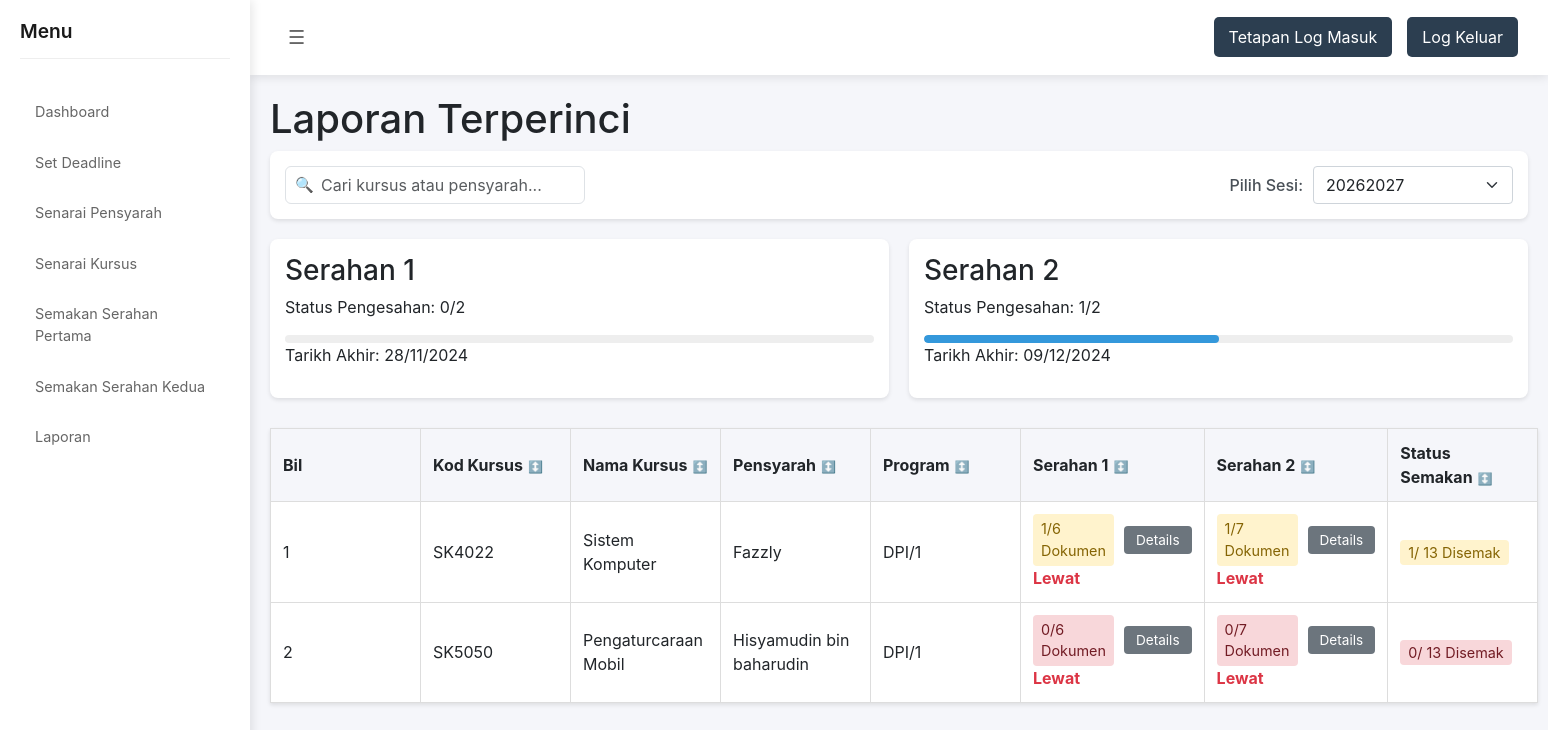
The app's page /laporan.php with its own data.
### tables this page shows
CREATE TABLE `kursus` (
  `id` int(11) NOT NULL,
  `pensyarah_id` int(11) DEFAULT NULL,
  `semester` int(11) DEFAULT NULL,
  `sesi` int(11) DEFAULT NULL,
  `kod_kursus` varchar(50) NOT NULL,
  `nama_kursus` varchar(255) NOT NULL,
  `program` varchar(255) DEFAULT NULL
);

CREATE TABLE `pensyarah` (
  `id` int(11) NOT NULL,
  `id_users` int(11) NOT NULL,
  `nama_pensyarah` varchar(255) NOT NULL,
  `ketua_jabatan` enum('yes','no') DEFAULT NULL,
  `jabatan` varchar(255) DEFAULT NULL,
  `fakulti` varchar(255) DEFAULT NULL
);

### laporan.php (the view, shortened to what this page needs)
<?php
include('database.php');
include('sidebar.php');
$sesi_query = "SELECT sesi_id FROM sesi ORDER BY sesi_id DESC";
$sesi_result = $conn->query($sesi_query);
$selected_sesi = isset($_GET['sesi']) ? $_GET['sesi'] : null;
if (!$selected_sesi) {
    $current_sesi_query = "SELECT sesi_id FROM sesi ORDER BY sesi_id DESC LIMIT 1";
    $selected_sesi = $conn->query($current_sesi_query)->fetch_assoc()['sesi_id'];
}
function getSubmissionStatus($conn, $kursus_id, $serahan_no) {
    $query = "SELECT COUNT(*) as total,
              SUM(CASE WHEN path_dokumen != '' THEN 1 ELSE 0 END) as submitted,
              SUM(CASE WHEN status = 'Checked' THEN 1 ELSE 0 END) as checked
              FROM dokumen
              WHERE kursus_id = $kursus_id AND serahan_no = $serahan_no";
    return $conn->query($query)->fetch_assoc();
}
$kursus_query = "
    SELECT
        k.id,
        k.kod_kursus,
        k.nama_kursus,
        k.program,
        k.semester,
        p.nama_pensyarah,
        COALESCE(pk1.Status_pengesahan, 'belum disahkan') as status_serahan1,
        COALESCE(pk2.Status_pengesahan, 'belum disahkan') as status_serahan2
    FROM kursus k
    LEFT JOIN pensyarah p ON k.pensyarah_id = p.id
    LEFT JOIN pengesahan_kursus pk1 ON k.id = pk1.kursus_id AND pk1.no_serahan = 1
    LEFT JOIN pengesahan_kursus pk2 ON k.id = pk2.kursus_id AND pk2.no_serahan = 2
    WHERE k.sesi = '$selected_sesi'
    ORDER BY k.kod_kursus";
$kursus_result = $conn->query($kursus_query);
$deadline_query = "SELECT * FROM deadlines ORDER BY serahan_no";
$deadline_result = $conn->query($deadline_query);
$deadlines = [];
while($row = $deadline_result->fetch_assoc()) {
    $deadlines[$row['serahan_no']] = $row['deadline_date'];
}
function getProgramAcronym($program) {
    $words = explode(' ', $program);
    $acronym = '';
    foreach ($words as $word) {
        if (!in_array(strtolower($word), ['dan', 'in', 'and', 'of'])) {
            $acronym .= strtoupper(substr($word, 0, 1));
        }
    }
    return $acronym;
}
?>
<!DOCTYPE html>
<html>
<head>
</head>
<body>
    <div class="report-container">
        <h1>Laporan Terperinci</h1>
        <div class="sesi-selector">
            <div class="search-container">
                <input type="text"
                       id="searchInput"
                       class="form-control"
                       placeholder="Cari kursus atau pensyarah..."
                       autocomplete="off">
            </div>
            <form method="GET" action="" class="sesi-form">
                <label for="sesi">Pilih Sesi:</label>
                <select name="sesi"
                        id="sesi"
                        class="form-select"
                        onchange="this.form.submit()">
                    <?php while($sesi = $sesi_result->fetch_assoc()): ?>
                        <option value="<?php echo $sesi['sesi_id']; ?>"
                                <?php echo ($sesi['sesi_id'] == $selected_sesi) ? 'selected' : ''; ?>>
                            <?php echo $sesi['sesi_id']; ?>
                        </option>
                    <?php endwhile; ?>
                </select>
            </form>
        </div>
        <div class="summary-cards">
            <?php foreach([1, 2] as $serahan_no): ?>
                <div class="summary-card">
                    <h3>Serahan <?php echo $serahan_no; ?></h3>
                    <?php
                    $total_query = "SELECT
                        COUNT(*) as total_kursus,
                        SUM(CASE WHEN pk.Status_pengesahan = 'telah disahkan' THEN 1 ELSE 0 END) as disahkan
                    FROM kursus k
                    LEFT JOIN pengesahan_kursus pk ON k.id = pk.kursus_id AND pk.no_serahan = $serahan_no
                    WHERE k.sesi = '$selected_sesi'";
                    $total_result = $conn->query($total_query)->fetch_assoc();
                    $percentage = ($total_result['total_kursus'] > 0) ?
                        ($total_result['disahkan'] / $total_result['total_kursus'] * 100) : 0;
                    ?>
                    <p>Status Pengesahan: <?php echo $total_result['disahkan']; ?>/<?php echo $total_result['total_kursus']; ?></p>
                    <div class="progress-bar">
                        <div class="progress-fill" style="width: <?php echo $percentage; ?>%"></div>
                    </div>
                    <?php if(isset($deadlines[$serahan_no])): ?>
                        <p>Tarikh Akhir: <?php echo date('d/m/Y', strtotime($deadlines[$serahan_no])); ?></p>
                    <?php endif; ?>
                </div>
            <?php endforeach; ?>
        </div>
        <table class="report-table">
            <thead>
                <tr>
                    <th>Bil</th>
                    <th class="sortable" data-sort="kod">Kod Kursus</th>
                    <th class="sortable" data-sort="nama">Nama Kursus</th>
                    <th class="sortable" data-sort="pensyarah">Pensyarah</th>
                    <th class="sortable" data-sort="program">Program</th>
                    <th class="sortable" data-sort="serahan1">Serahan 1</th>
                    <th class="sortable" data-sort="serahan2">Serahan 2</th>
                    <th class="sortable" data-sort="status">Status Semakan</th>
                </tr>
            </thead>
            <tbody id="reportTableBody">
                <?php
                $bil = 1;
                while($kursus = $kursus_result->fetch_assoc()):
                    $serahan1_status = getSubmissionStatus($conn, $kursus['id'], 1);
                    $serahan2_status = getSubmissionStatus($conn, $kursus['id'], 2);
                    $program_acronym = getProgramAcronym($kursus['program']);
                    ?>
                    <tr>
                        <td><?php echo $bil++; ?></td>
                        <td><?php echo $kursus['kod_kursus']; ?></td>
                        <td><?php echo $kursus['nama_kursus']; ?></td>
                        <td><?php echo $kursus['nama_pensyarah']; ?></td>
                        <td><?php echo $program_acronym . '/' . $kursus['semester']; ?></td>
                        <td>
                            <div style="display: flex; justify-content: space-between; align-items: center;">
                                <span class="status-badge <?php
                                    echo ($serahan1_status['submitted'] == $serahan1_status['total']) ? 'status-complete' :
                                         ($serahan1_status['submitted'] > 0 ? 'status-partial' : 'status-incomplete');
                                ?>">
                                    <?php echo $serahan1_status['submitted']; ?>/<?php echo $serahan1_status['total']; ?> Dokumen
                                </span>
                                <a href="file_management.php?serahan_no=1&sesi=<?php echo $selected_sesi; ?>&kursus_id=<?php echo $kursus['id']; ?>&kod_kursus=<?php echo urlencode($kursus['kod_kursus']); ?>&nama_kursus=<?php echo urlencode($kursus['nama_kursus']); ?>&program=<?php echo urlencode($kursus['program']); ?>&semester=<?php echo $kursus['semester']; ?>"
                                   class="details-btn">
                                    Details
                                </a>
                            </div>
                            <?php if(isset($deadlines[1]) && strtotime($deadlines[1]) < time() &&
                                    $serahan1_status['submitted'] < $serahan1_status['total']): ?>
                                <div class="deadline-warning">Lewat</div>
                            <?php endif; ?>
                        </td>
                        <td>
                            <div style="display: flex; justify-content: space-between; align-items: center;">
                                <span class="status-badge <?php
                                    echo ($serahan2_status['submitted'] == $serahan2_status['total']) ? 'status-complete' :
                                         ($serahan2_status['submitted'] > 0 ? 'status-partial' : 'status-incomplete');
                                ?>">
                                    <?php echo $serahan2_status['submitted']; ?>/<?php echo $serahan2_status['total']; ?> Dokumen
                                </span>
                                <a href="file_management.php?serahan_no=2&sesi=<?php echo $selected_sesi; ?>&kursus_id=<?php echo $kursus['id']; ?>&kod_kursus=<?php echo urlencode($kursus['kod_kursus']); ?>&nama_kursus=<?php echo urlencode($kursus['nama_kursus']); ?>&program=<?php echo urlencode($kursus['program']); ?>&semester=<?php echo $kursus['semester']; ?>"
                                   class="details-btn">
                                    Details
                                </a>
                            </div>
                            <?php if(isset($deadlines[2]) && strtotime($deadlines[2]) < time() &&
                                    $serahan2_status['submitted'] < $serahan2_status['total']): ?>
                                <div class="deadline-warning">Lewat</div>
                            <?php endif; ?>
                        </td>
                        <td>
                            <span class="status-badge <?php
                                echo ($serahan1_status['checked'] == $serahan1_status['total'] &&
                                     $serahan2_status['checked'] == $serahan2_status['total']) ? 'status-complete' :
                                    ($serahan1_status['checked'] > 0 || $serahan2_status['checked'] > 0 ? 'status-partial' : 'status-incomplete');
                            ?>">
                                <?php echo $serahan1_status['checked'] + $serahan2_status['checked']; ?>/
                                <?php echo $serahan1_status['total'] + $serahan2_status['total']; ?> Disemak
                            </span>
                        </td>
                    </tr>
                <?php endwhile; ?>
            </tbody>
        </table>
    </div>
</body>
</html>

### sidebar.php (style rules this page uses)
* { margin: 0; padding: 0; box-sizing: border-box; font-family: 'Inter', sans-serif; }
body { display: flex; min-height: 100vh; background-color: #f5f6fa; }

### laporan.php (style rules this page uses)
.report-container { padding: 20px; }
.sesi-selector { margin-bottom: 20px; padding: 15px; background: #fff; border-radius: 8px; box-shadow: 0 2px 4px rgba(0,0,0,0.1); display: flex; justify-content: space-between; align-items: center; }
.search-container { width: 300px; position: relative; }
.search-container .form-control { padding-left: 35px; height: 38px; }
.search-container::before { content: '🔍'; position: absolute; left: 10px; top: 50%; transform: translateY(-50%); color: #6c757d; font-size: 15px; }
.sesi-form { display: flex; align-items: center; gap: 10px; }
.sesi-form select { width: 200px; height: 38px; padding: 6px 12px; border: 1px solid #ced4da; border-radius: 4px; background-color: #fff; }
.sesi-form label { margin-bottom: 0; color: #495057; font-weight: 500; }
.report-table { width: 100%; border-collapse: collapse; background: white; box-shadow: 0 2px 4px rgba(0,0,0,0.1); margin-top: 20px; }
.report-table th, .report-table td { padding: 12px; text-align: left; border: 1px solid #ddd; min-width: 150px; }
.report-table th { background: #f5f6fa; }
.status-badge { padding: 4px 8px; border-radius: 4px; font-size: 0.9em; }
.status-incomplete { background: #f8d7da; color: #721c24; }
.status-partial { background: #fff3cd; color: #856404; }
.deadline-warning { color: #dc3545; font-weight: bold; }
.summary-cards { display: grid; grid-template-columns: repeat(auto-fit, minmax(250px, 1fr)); gap: 20px; margin-bottom: 30px; }
.summary-card { background: white; padding: 15px; border-radius: 8px; box-shadow: 0 2px 4px rgba(0,0,0,0.1); }
.progress-bar { height: 8px; background: #eee; border-radius: 4px; margin-top: 8px; }
.progress-fill { height: 100%; background: #3498db; border-radius: 4px; }
.sortable { cursor: pointer; }
.sortable::after { content: '↕️'; font-size: 12px; margin-left: 5px; }
.details-btn { padding: 4px 12px; background-color: #6c757d; color: white; border-radius: 4px; text-decoration: none; font-size: 0.85em; transition: background-color 0.2s; white-space: nowrap; margin-left: 10px; }

### records on screen
kursus: kod_kursus "SK4022", nama_kursus "Sistem Komputer", pensyarah.nama_pensyarah "Fazzly", program "DPI", semester "1", submitted "1", total "6", total "7", checked "1", total "13"
kursus: kod_kursus "SK5050", nama_kursus "Pengaturcaraan Mobil", pensyarah.nama_pensyarah "Hisyamudin bin baharudin", program "DPI", semester "1", submitted "0", total "6", total "7", checked "0", total "13"

### other values on screen
$serahan_no "1"
$total_result['disahkan'] "0"
$total_result['total_kursus'] "2"
date('d/m/Y', strtotime($deadlines[$serahan_no])) "28/11/2024"
$serahan_no "2"
$total_result['disahkan'] "1"
date('d/m/Y', strtotime($deadlines[$serahan_no])) "09/12/2024"
form field sesi "20262027"
